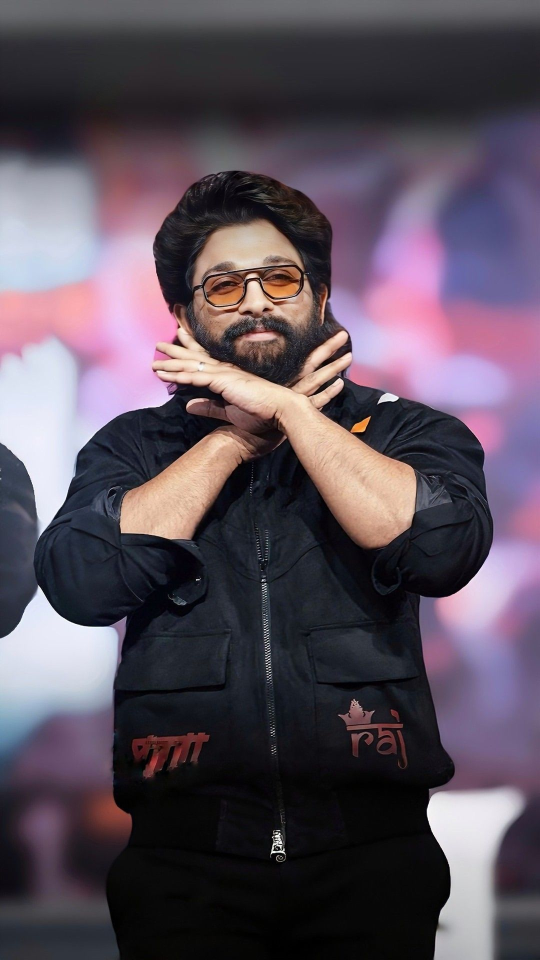
#> input picture model/dataset/allu/allu1.jpg, 1080 x 1920 px (shown at 1/2 size); its folder holds only this picture in this run
$ jupyter execute --allow-errors telugu_celeb.ipynb   (shell and % lines are left out)
#> lines starting #> are read from the running program, lines starting #| are printed output that depends on the picture
[cell 1]
import numpy as np
import cv2
import matplotlib
from matplotlib import pyplot as plt

[cell 2]
face_cascade = cv2.CascadeClassifier('./opencv/haarcascade_frontalface_default.xml')
eye_cascade = cv2.CascadeClassifier('./opencv/haarcascade_eye.xml')

[cell 3]
def get_cropped_image_if_2_eyes(image_path):
#> called with image_path = './dataset/allu/allu1.jpg'
    img = cv2.imread(image_path)
#> img is the input picture: shape (1920, 1080, 3); mean B, G, R 91, 79, 90.3
    if img is None:
        print(f"Could not read image: {image_path}")
        return None
    gray = cv2.cvtColor(img, cv2.COLOR_BGR2GRAY)
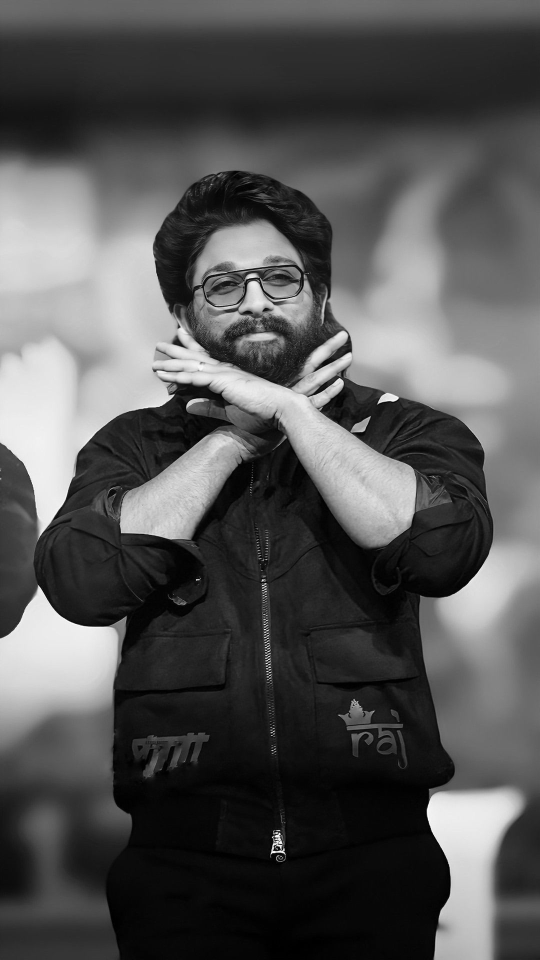
#> gray: shape (1920, 1080) (shown at 1/2 size); min 0, max 255, mean 83.8
    faces = face_cascade.detectMultiScale(gray,scaleFactor=1.3,minNeighbors=5)
#> faces = [[362, 453, 292, 292]]
    for (x, y, w, h) in faces:
        roi_gray = gray[y:y+h, x:x+w]
        roi_color = img[y:y+h, x:x+w]
        eyes = eye_cascade.detectMultiScale(roi_gray)
        if len(eyes) >= 2:
            return roi_color
#> this loop made 1 pass
#> pass 1, in get_cropped_image_if_2_eyes, `roi_gray = gray[y:y+h, x:x+w]`:
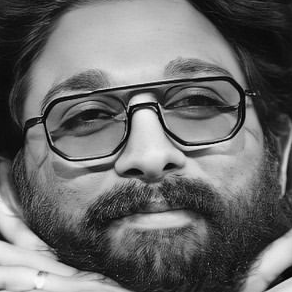
#> roi_gray: shape (292, 292); min 0, max 251, mean 106.9
#> pass 1, in get_cropped_image_if_2_eyes, `roi_color = img[y:y+h, x:x+w]`:
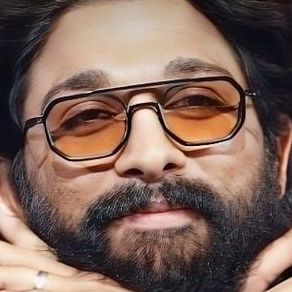
#> roi_color: shape (292, 292, 3); mean B, G, R 90.2, 100.4, 126
    return None

[cell 4]
import os

path_to_data = "./dataset/"
path_to_cr_data = "./dataset/cropped/"

img_dirs= []
for entry in os.scandir(path_to_data):
    if entry.is_dir():
        img_dirs.append(entry.path)
img_dirs

[cell 5]
import shutil
if os.path.exists(path_to_cr_data):
    shutil.rmtree(path_to_cr_data)
os.mkdir(path_to_cr_data)

### Croping out just the face of all the images

[cell 6]
#creating the cropped folder to store all the roi_color images
#still manual cleaning was rewuired to remove the bad images

cropped_image_dirs=[]
idol_file_names_dict = {}
for img_dir in img_dirs:
    count = 1
    idol_name = img_dir.split('/')[-1]
    print(idol_name)

    idol_file_names_dict[idol_name] = []

    for entry in os.scandir(img_dir):
        roi_color = get_cropped_image_if_2_eyes(entry.path)
        if roi_color is not None:
            cropped_folder = path_to_cr_data + idol_name
            if not os.path.exists(cropped_folder):
                os.makedirs(cropped_folder)
                cropped_image_dirs.append(cropped_folder)
                print("Generating cropped images in folder: ", cropped_folder)

            cropped_file_name = idol_name +str(count) + ".png"
            cropped_file_path = cropped_folder + "/" + cropped_file_name
            cv2.imwrite(cropped_file_path, roi_color)
            idol_file_names_dict[idol_name].append(cropped_file_path)
            count+=1

[cell 7]
import random

# Count images in each class
class_counts = {}

for folder in cropped_image_dirs:
    images = [f for f in os.listdir(folder)
              if f.lower().endswith(('.png', '.jpg', '.jpeg'))]
    class_counts[folder] = len(images)

print(class_counts)

# Minimum number of images among all classes
#> (the rest of this cell did not finish here and is left out)

[cell 8]
#creating an file list
idol_file_names_dict={}
for img_dir in cropped_image_dirs:
    idol_name = img_dir.split('/')[-1]
    file_list = []
    for entry in os.scandir(img_dir):
        file_list.append(entry.path)
    idol_file_names_dict[idol_name]=file_list
idol_file_names_dict

[cell 9]
#finding out each record y value
class_dict = {}
count=0
for idol_name in idol_file_names_dict.keys():
    class_dict[idol_name] = count
    count+=1
class_dict
